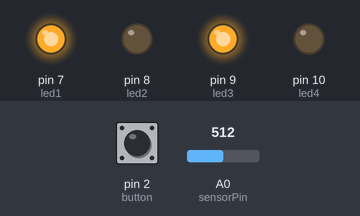
This sketch was run on a simulated Arduino Uno, built with avr-gcc and run on an emulated ATmega328P. On the bench: output pins drawn as LEDs (lit = HIGH). Dashed ring = blinking. The test bench sets the inputs (shaded band); at power-on: A0 (sensorPin) = 512, pin 2 (button) HIGH.

Above: at 1.2 s.
1.3 s: A0 (sensorPin) set to 0
At 2.7 s:
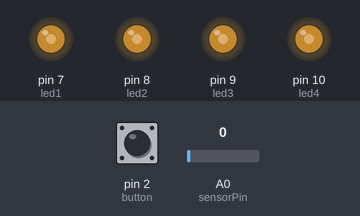
3.0 s: A0 (sensorPin) set to 2
6.0 s: pin 2 (button) pulled LOW for 0.6 s
9.0 s: A0 (sensorPin) set to 306
At 9.45 s:
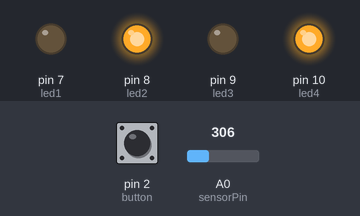
12.0 s: pin 2 (button) pulled LOW for 1 s
At 12.21 s:
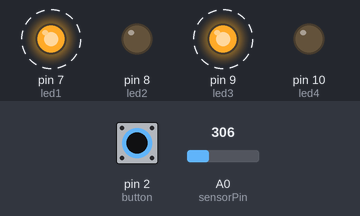
15.0 s: pin 2 (button) pulled LOW for 3.2 s
At 15.88 s:
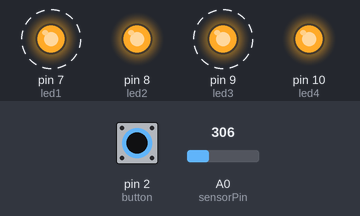
Timing chart, 0 to 20.7 s (numbered marks = the images above; inputs shaded):
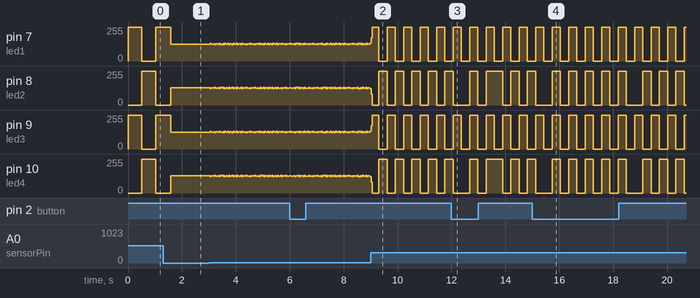

Measured:
- by itself, pin 7 (led1), pin 9 (led3): alternates 255/255 for 0.31 s and 0/255 for 0.31 s

The sketch:

analog-digital-LED.ino
```cpp
/*
  Mike, mlk525
  June 16, 2020

  Using information received from an
  analog sensor (potentiometer) and
  a digital sensor (momentary switch)
  to control 4 red LEDs.

  Circuit schematic and documentation available at:
  https://github.com/mike-leo-k/intro-to-im/tree/master/june%2016%20(arduino%20io)
 */

//Using constants here to set pin numbers for the LEDs, button and potentiometer:
const int led1 =  7;
const int led2 =  8;
const int led3 =  9;
const int led4 =  10;

const int button =  2;
const int sensorPin = A0;

//initializing variables that will change:
int ledState = LOW;             // ledState used to set the LED to LOW or HIGH
int sensorValue = 0;            // reads the value from the potentiometer
int buttonState = 0;            //reads the state of the button

void setup() {
  // set the LED pins as output and button pin as input:
  pinMode(led1, OUTPUT);
  pinMode(led2, OUTPUT);
  pinMode(led3, OUTPUT);
  pinMode(led4, OUTPUT);
  pinMode(button, INPUT);
}

void loop() {
  //reading the inputs from the potentiometer and button into respective variables
  sensorValue = analogRead(sensorPin);
  buttonState = digitalRead(button);

  //this loop operates while the button is NOT being pressed
  while (buttonState == LOW) {
    //reading the values at the start of each iteration
    sensorValue = analogRead(sensorPin);
    buttonState = digitalRead(button);

    // if the LED is off turn it on and vice-versa (in order to create an alternating effect):
    ledState = !ledState;

    // set the LED with the ledState variable. here all LEDs are either HIGH or LOW together
    digitalWrite(led1, ledState);
    digitalWrite(led2, ledState);
    digitalWrite(led3, ledState);
    digitalWrite(led4, ledState);
    delay(sensorValue);       //delay period is based on the value read from the potentiometer, changing the speed of the LEDs blinking
  }

  //this loop operates while the button is being pressed continuously
  while (buttonState == HIGH) {
    //reading the inputs at the start of each iteration
    sensorValue = analogRead(sensorPin);
    buttonState = digitalRead(button);

    // if the LED is off turn it on and vice-versa:
    ledState = !ledState;

    // set the LED with the ledState variable, alternating the state of each LED:
    digitalWrite(led1, ledState);
    digitalWrite(led2, !ledState);
    digitalWrite(led3, ledState);
    digitalWrite(led4, !ledState);
    delay(sensorValue);     //alternating delay is once again based on the potentiometer input
  }
}
```
